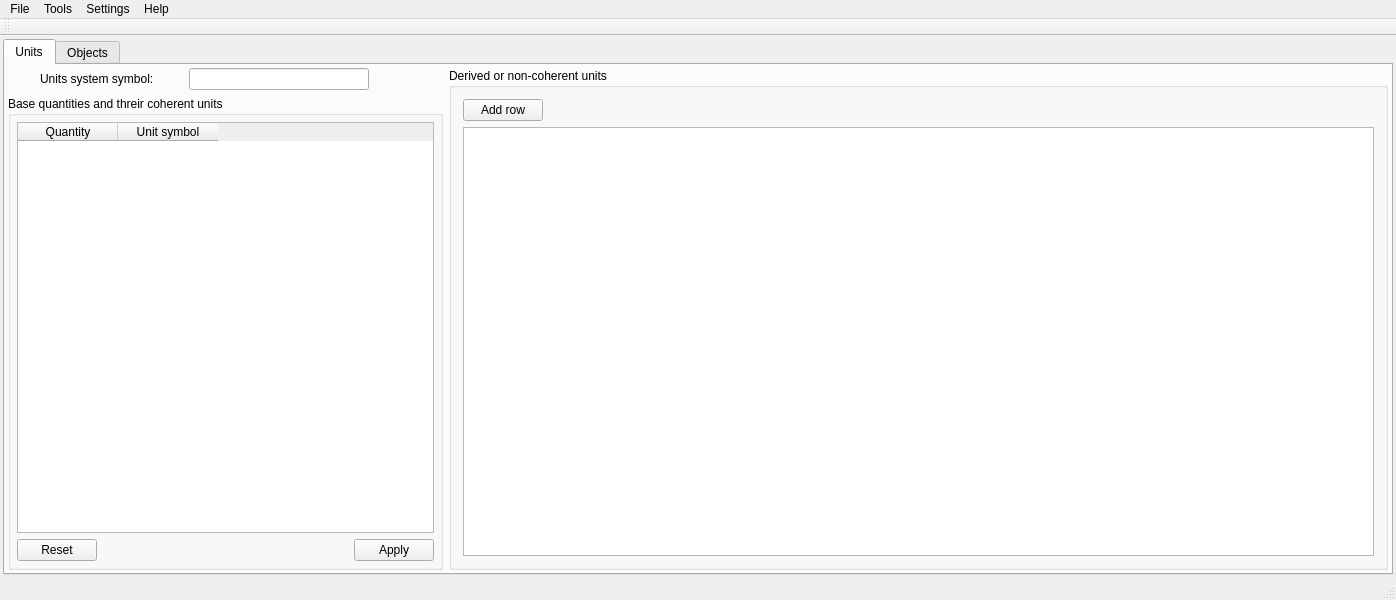
<?xml version="1.0" encoding="UTF-8"?>
<ui version="4.0">
 <class>DataConfiguratorClass</class>
 <widget class="QMainWindow" name="DataConfiguratorClass">
  <property name="geometry">
   <rect>
    <x>0</x>
    <y>0</y>
    <width>1396</width>
    <height>600</height>
   </rect>
  </property>
  <property name="windowTitle">
   <string>DataConfigurator</string>
  </property>
  <property name="locale">
   <locale language="English" country="UnitedStates"/>
  </property>
  <widget class="QWidget" name="centralWidget">
   <layout class="QGridLayout" name="gridLayout_mainLayout">
    <property name="leftMargin">
     <number>3</number>
    </property>
    <property name="topMargin">
     <number>3</number>
    </property>
    <property name="rightMargin">
     <number>3</number>
    </property>
    <property name="bottomMargin">
     <number>3</number>
    </property>
    <item row="0" column="0">
     <widget class="QTabWidget" name="tabWidget">
      <property name="currentIndex">
       <number>0</number>
      </property>
      <widget class="QWidget" name="units_tab">
       <attribute name="title">
        <string>Units</string>
       </attribute>
       <layout class="QGridLayout" name="gridLayout">
        <property name="leftMargin">
         <number>3</number>
        </property>
        <property name="topMargin">
         <number>3</number>
        </property>
        <property name="rightMargin">
         <number>3</number>
        </property>
        <property name="bottomMargin">
         <number>3</number>
        </property>
        <property name="horizontalSpacing">
         <number>6</number>
        </property>
        <property name="verticalSpacing">
         <number>3</number>
        </property>
        <item row="0" column="1">
         <widget class="QGroupBox" name="groupBox_2">
          <property name="sizePolicy">
           <sizepolicy hsizetype="Preferred" vsizetype="Preferred">
            <horstretch>0</horstretch>
            <verstretch>0</verstretch>
           </sizepolicy>
          </property>
          <property name="title">
           <string>Derived or non-coherent units</string>
          </property>
          <layout class="QGridLayout" name="gridLayout_2">
           <item row="5" column="0">
            <widget class="QTableWidget" name="tableWidget_otherUnits">
             <attribute name="horizontalHeaderDefaultSectionSize">
              <number>108</number>
             </attribute>
            </widget>
           </item>
           <item row="0" column="0">
            <layout class="QHBoxLayout" name="horizontalLayout">
             <item>
              <widget class="QPushButton" name="pushButton_addRow">
               <property name="text">
                <string>Add row</string>
               </property>
              </widget>
             </item>
             <item>
              <spacer name="horizontalSpacer_2">
               <property name="orientation">
                <enum>Qt::Horizontal</enum>
               </property>
               <property name="sizeHint" stdset="0">
                <size>
                 <width>40</width>
                 <height>20</height>
                </size>
               </property>
              </spacer>
             </item>
            </layout>
           </item>
          </layout>
         </widget>
        </item>
        <item row="0" column="0">
         <layout class="QVBoxLayout" name="verticalLayout_3">
          <item>
           <layout class="QHBoxLayout" name="horizontalLayout_3">
            <property name="spacing">
             <number>9</number>
            </property>
            <property name="leftMargin">
             <number>6</number>
            </property>
            <property name="rightMargin">
             <number>6</number>
            </property>
            <item>
             <widget class="QLabel" name="label_unitSystemSymbol">
              <property name="sizePolicy">
               <sizepolicy hsizetype="Fixed" vsizetype="Preferred">
                <horstretch>0</horstretch>
                <verstretch>0</verstretch>
               </sizepolicy>
              </property>
              <property name="text">
               <string>Units system symbol:</string>
              </property>
             </widget>
            </item>
            <item>
             <widget class="QLineEdit" name="lineEdit_unitsSystemSymbol">
              <property name="sizePolicy">
               <sizepolicy hsizetype="Fixed" vsizetype="Fixed">
                <horstretch>0</horstretch>
                <verstretch>0</verstretch>
               </sizepolicy>
              </property>
              <property name="maximumSize">
               <size>
                <width>180</width>
                <height>16777215</height>
               </size>
              </property>
              <property name="layoutDirection">
               <enum>Qt::LeftToRight</enum>
              </property>
              <property name="maxLength">
               <number>16</number>
              </property>
              <property name="clearButtonEnabled">
               <bool>true</bool>
              </property>
             </widget>
            </item>
            <item>
             <spacer name="horizontalSpacer">
              <property name="orientation">
               <enum>Qt::Horizontal</enum>
              </property>
              <property name="sizeType">
               <enum>QSizePolicy::Preferred</enum>
              </property>
              <property name="sizeHint" stdset="0">
               <size>
                <width>40</width>
                <height>20</height>
               </size>
              </property>
             </spacer>
            </item>
           </layout>
          </item>
          <item>
           <widget class="QGroupBox" name="groupBox_4">
            <property name="sizePolicy">
             <sizepolicy hsizetype="Fixed" vsizetype="Preferred">
              <horstretch>0</horstretch>
              <verstretch>0</verstretch>
             </sizepolicy>
            </property>
            <property name="title">
             <string>Base quantities and threir coherent units</string>
            </property>
            <layout class="QVBoxLayout" name="verticalLayout_2">
             <property name="spacing">
              <number>6</number>
             </property>
             <property name="leftMargin">
              <number>6</number>
             </property>
             <property name="topMargin">
              <number>6</number>
             </property>
             <property name="rightMargin">
              <number>6</number>
             </property>
             <property name="bottomMargin">
              <number>6</number>
             </property>
             <item>
              <widget class="QTableWidget" name="tableWidget_baseCoherentUnits">
               <property name="minimumSize">
                <size>
                 <width>417</width>
                 <height>0</height>
                </size>
               </property>
               <property name="maximumSize">
                <size>
                 <width>417</width>
                 <height>16777215</height>
                </size>
               </property>
               <column>
                <property name="text">
                 <string>Quantity</string>
                </property>
               </column>
               <column>
                <property name="text">
                 <string>Unit symbol</string>
                </property>
               </column>
              </widget>
             </item>
             <item>
              <widget class="QDialogButtonBox" name="buttons_basis_applyAndClear">
               <property name="sizePolicy">
                <sizepolicy hsizetype="Expanding" vsizetype="Fixed">
                 <horstretch>0</horstretch>
                 <verstretch>0</verstretch>
                </sizepolicy>
               </property>
               <property name="standardButtons">
                <set>QDialogButtonBox::Apply|QDialogButtonBox::Reset</set>
               </property>
               <property name="centerButtons">
                <bool>false</bool>
               </property>
              </widget>
             </item>
            </layout>
           </widget>
          </item>
         </layout>
        </item>
       </layout>
      </widget>
      <widget class="QWidget" name="objects_tab">
       <attribute name="title">
        <string>Objects</string>
       </attribute>
      </widget>
     </widget>
    </item>
   </layout>
  </widget>
  <widget class="QMenuBar" name="menuBar">
   <property name="geometry">
    <rect>
     <x>0</x>
     <y>0</y>
     <width>1396</width>
     <height>22</height>
    </rect>
   </property>
   <widget class="QMenu" name="menuFile">
    <property name="title">
     <string>File</string>
    </property>
    <addaction name="actionOpen"/>
    <addaction name="actionSave"/>
    <addaction name="actionExport"/>
   </widget>
   <widget class="QMenu" name="menuTools">
    <property name="title">
     <string>Tools</string>
    </property>
   </widget>
   <widget class="QMenu" name="menuSettings">
    <property name="title">
     <string>Settings</string>
    </property>
    <addaction name="actionPreferences"/>
   </widget>
   <widget class="QMenu" name="menuHelp">
    <property name="title">
     <string>Help</string>
    </property>
   </widget>
   <addaction name="menuFile"/>
   <addaction name="menuTools"/>
   <addaction name="menuSettings"/>
   <addaction name="menuHelp"/>
  </widget>
  <widget class="QToolBar" name="mainToolBar">
   <attribute name="toolBarArea">
    <enum>TopToolBarArea</enum>
   </attribute>
   <attribute name="toolBarBreak">
    <bool>false</bool>
   </attribute>
  </widget>
  <widget class="QStatusBar" name="statusBar"/>
  <action name="actionOpen">
   <property name="text">
    <string>Open</string>
   </property>
  </action>
  <action name="actionSave">
   <property name="text">
    <string>Save</string>
   </property>
  </action>
  <action name="actionExport">
   <property name="text">
    <string>Export</string>
   </property>
  </action>
  <action name="actionPreferences">
   <property name="text">
    <string>Preferences</string>
   </property>
  </action>
 </widget>
 <layoutdefault spacing="6" margin="11"/>
 <resources>
  <include location="DataConfigurator.qrc"/>
 </resources>
 <connections/>
</ui>
